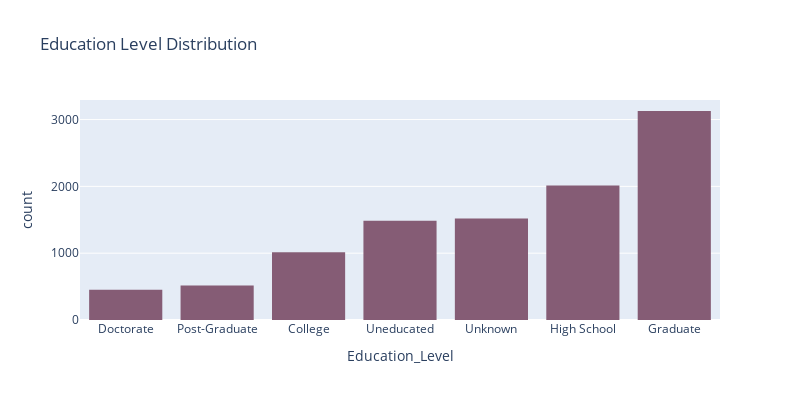

Source (notebook cell):
### Code cell
# Education Level Distribtion

Education_level_dist = px.histogram(df_drop, x='Education_Level', 
                   title='Education Level Distribution',
                   color_discrete_sequence= px.colors.qualitative.Antique,
                   width= 800, height=400)

Education_level_dist.update_xaxes(categoryorder='total ascending')

Education_level_dist

### Figure 1 — Plotly figure (JSON) as saved in the notebook; plotly's stock layout.template omitted (floating-point values rounded to 4 significant figures; data arrays with more than 128 entries replaced by an {"elided": "..."} marker saying what was removed)
{"data": [{"alignmentgroup": "True", "bingroup": "x", "hovertemplate": "Education_Level=%{x}<br>count=%{y}<extra></extra>", "legendgroup": "", "marker": {"color": "rgb(133, 92, 117)", "pattern": {"shape": ""}}, "name": "", "offsetgroup": "", "orientation": "v", "showlegend": false, "type": "histogram", "x": {"elided": "10127 str values"}, "xaxis": "x", "yaxis": "y"}], "layout": {"barmode": "relative", "height": 400, "legend": {"tracegroupgap": 0}, "title": {"text": "Education Level Distribution"}, "width": 800, "xaxis": {"anchor": "y", "categoryorder": "total ascending", "domain": [0, 1], "title": {"text": "Education_Level"}}, "yaxis": {"anchor": "x", "domain": [0, 1], "title": {"text": "count"}}}}
